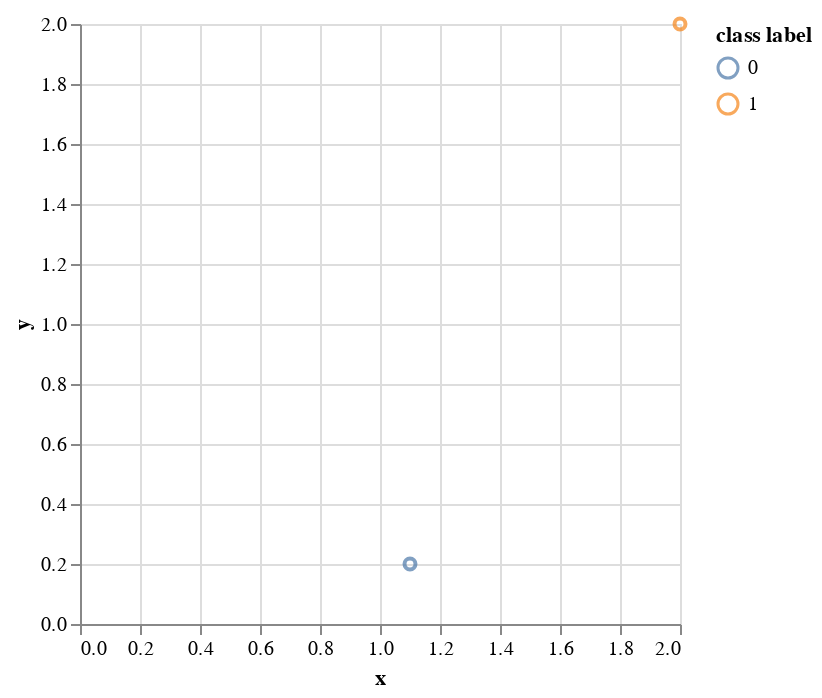

Source (notebook cell):
### Code cell
df |> @vlplot(
    :point, x=:x, y=:y,
    color={
    "label:n",
    legend={title="class label"}
    }
)

### Figure 1 — Vega-Lite specification as saved in the notebook (floating-point values rounded to 4 significant figures)
{"data": {"values": [{"label": 0, "x": 1.1, "y": 0.2}, {"label": 1, "x": 2, "y": 2}]}, "encoding": {"color": {"field": "label", "legend": {"title": "class label"}, "type": "nominal"}, "x": {"field": "x", "type": "quantitative"}, "y": {"field": "y", "type": "quantitative"}}, "mark": "point"}
